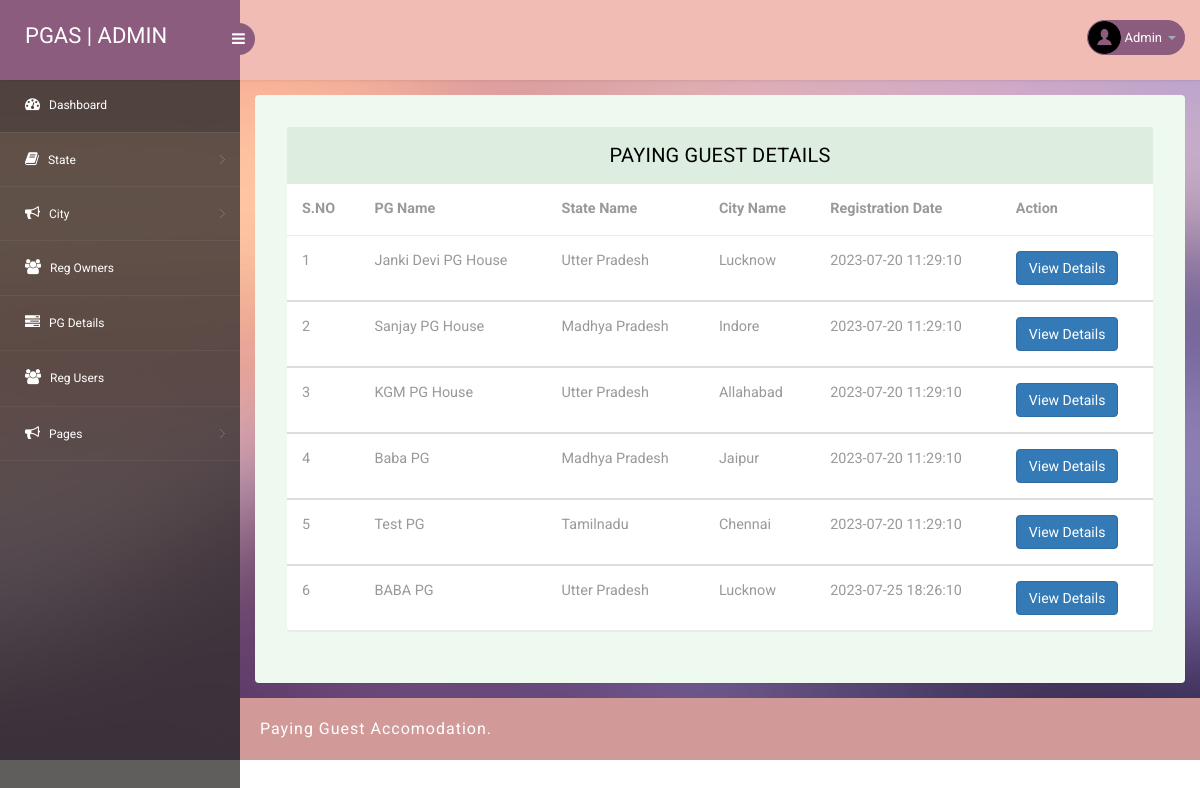
The app's page /admin/manage-pgdetails.php (signed in) with its own data.
### tables this page shows
CREATE TABLE `tblpg` (
  `ID` int(10) NOT NULL,
  `OwnerID` int(20) NOT NULL,
  `StateName` varchar(200) DEFAULT NULL,
  `CityName` varchar(200) DEFAULT NULL,
  `PGTitle` varchar(200) DEFAULT NULL,
  `Type` varchar(120) DEFAULT NULL,
  `RPmonth` varchar(120) DEFAULT NULL,
  `norooms` varchar(45) DEFAULT NULL,
  `Address` varchar(120) DEFAULT NULL,
  `Image` varchar(200) DEFAULT NULL,
  `Electricity` varchar(40) DEFAULT NULL,
  `Parking` varchar(40) DEFAULT NULL,
  `Refregerator` varchar(40) DEFAULT NULL,
  `Furnished` varchar(40) DEFAULT NULL,
  `AC` varchar(40) DEFAULT NULL,
  `Balcony` varchar(40) DEFAULT NULL,
  `StudyTable` varchar(40) DEFAULT NULL,
  `Laundry` varchar(40) DEFAULT NULL,
  `Security` varchar(40) DEFAULT NULL,
  `MealsBreakfast` varchar(45) DEFAULT NULL,
  `MealLunch` varchar(45) NOT NULL,
  `MealDinner` varchar(45) NOT NULL,
  `RegDate` timestamp NOT NULL DEFAULT current_timestamp(),
  `IsActive` int(1) DEFAULT NULL,
  `LastUpdationDate` timestamp NULL DEFAULT NULL ON UPDATE current_timestamp()
);

### admin/manage-pgdetails.php (the view, shortened to what this page needs)
<?php
include('includes/dbconnection.php');
if (strlen($_SESSION['pgasaid']==0)) {
  header('location:logout.php');
  } else{
?>
<!DOCTYPE html>
<head>
<link rel="stylesheet" href="css/bootstrap.min.css" >
<link href="css/style.css" rel='stylesheet' type='text/css' />
<link href="css/style-responsive.css" rel="stylesheet"/>
<link rel="stylesheet" href="css/font.css" type="text/css"/>
<link href="css/font-awesome.css" rel="stylesheet">
</head>
<body>
<section id="container">
<?php include_once('includes/header.php');?>
<?php include_once('includes/sidebar.php');?>
<section id="main-content">
	<section class="wrapper">
		<div class="table-agile-info">
 <div class="panel panel-default">
    <div class="panel-heading">
     Paying Guest Details
    </div>
    <div>
      <table class="table" ui-jq="footable" ui-options='{
        "paging": {
          "enabled": true
        },
        "filtering": {
          "enabled": true
        },
        "sorting": {
          "enabled": true
        }}'>
        <thead>
          <tr>
            <th data-breakpoints="xs">S.NO</th>
            <th>PG Name</th>
            <th>State Name</th>
            <th>City Name</th>
            <th>Registration Date</th>
            <th data-breakpoints="xs">Action</th>
          </tr>
        </thead>
        <?php
$ret=mysqli_query($con,"select * from  tblpg");
$cnt=1;
while ($row=mysqli_fetch_array($ret)) {
?>
        <tbody>
          <tr data-expanded="true">
            <td><?php echo $cnt;?></td>
              <td><?php  echo $row['PGTitle'];?></td>
                  <td><?php  echo $row['StateName'];?></td>
                  <td><?php  echo $row['CityName'];?></td>
                  <td><?php  echo $row['RegDate'];?></td>
                  <td><a href="view-pgdetails.php?editid=<?php echo $row['ID'];?>" class="btn btn-primary">View Details</a>
                </tr>
                <?php
$cnt=$cnt+1;
}?>
 </tbody>
            </table>
    </div>
  </div>
</div>
</section>
		 <?php include_once('includes/footer.php');?>
</section>
</section>
</body>
</html>
<?php }  ?>

### admin/includes/header.php (shortened to what this page needs)
<?php
include('includes/dbconnection.php');
?>
<header class="header fixed-top clearfix">
<div class="brand">
    <a href="dashboard.php" class="logo">
       PGAS | Admin
    </a>
    <div class="sidebar-toggle-box">
        <div class="fa fa-bars"></div>
    </div>
</div>
<div class="top-nav clearfix">
    <ul class="nav pull-right top-menu">
        <li class="dropdown">
            <a data-toggle="dropdown" class="dropdown-toggle" href="#">
                <?php
$adid=$_SESSION['pgasaid'];
$ret=mysqli_query($con,"select AdminName from tbladmin where ID='$adid'");
$row=mysqli_fetch_array($ret);
$name=$row['AdminName'];
?>
                <img alt="" src="images/2.png">
                <span class="username"><?php echo $name; ?></span>
                <b class="caret"></b>
            </a>
        </li>
    </ul>
</div>
</header>

### admin/css/style.css (style rules this page uses)
ul, ol { margin: 0; }
html, body { font-family: 'Roboto', sans-serif; font-size: 100%; overflow-x: hidden; background: url(../images/bg.jpg) no-repeat 0px 0px; background-size:cover; }
body a { transition: 0.5s all ease; -webkit-transition: 0.5s all ease; -moz-transition: 0.5s all ease; -o-transition: 0.5s all ease; -ms-transition: 0.5s all ease; text-decoration:none; }
ul,label { margin:0; padding:0; }
#main-content { margin-left:240px; -webkit-transition:all .3s ease-in-out; -moz-transition:all .3s ease-in-out; -o-transition:all .3s ease-in-out; transition:all .3s ease-in-out; }
.header { left:0; right:0; z-index:1002; background:rgb(240, 188, 180); -webkit-transition:all .3s ease-in-out; -moz-transition:all .3s ease-in-out; -o-transition:all .3s ease-in-out; transition:all .3s ease-in-out; }
.fixed-top { position:fixed; box-shadow:1px 0 3px rgba(0,0,0,.15); }
.wrapper { display:inline-block; margin-top:80px; padding:15px; width:100%; }
.brand { background:#8b5c7e; float:left; width:240px; height:80px; position:relative; }
a.logo { font-size:22px; color:#fff; float:left; margin:20px 0 0 25px; text-transform:uppercase; }
#top_menu .nav>li,ul.top-menu>li { float:left; }
ul.top-menu { margin-right:15px; margin-top: 0; }
ul.top-menu > li > a { color: #fff; font-size: 16px; background: #8b5c7e; padding: 4px 8px; margin-right: 15px; border-radius: 50%; -webkit-border-radius: 50%; padding-right: 8px !important; }
.top-nav { margin-top:20px; }
.top-nav img { border-radius:50%; -webkit-border-radius:50%; width:33px; }
.top-nav .username { font-size:13px; color:#fff; }
.top-nav ul.top-menu>li>a { border-radius: 100px; -webkit-border-radius: 100px; padding: 0px; background: none; margin-right: 0; border: 1px solid #8b5c7e; background: #8b5c7e; }
.top-nav ul.top-menu>li { margin-left:10px; }
.top-nav .nav .caret { border-bottom-color:#A4AABA; border-top-color:#A4AABA; }
.sidebar-toggle-box { float:left; margin-top:23px; margin-left:-15px; background:#8b5c7e; border-radius:50%; -webkit-border-radius:50%; width:32px; height:32px; position:absolute; right:-15px; }
.sidebar-toggle-box .fa-bars { cursor:pointer; display:inline-block; font-size:15px; padding:8px 8px 8px 9px; color:#fff; }
.panel-heading { position: relative; height: 57px; line-height: 57px; letter-spacing: 0.2px; color: #000; font-size: 18px; font-weight: 400; padding: 0 16px; background:#ddede0; border-top-right-radius: 2px; border-top-left-radius: 2px; text-transform: uppercase; text-align: center; }
.panel { border: none ! important; }
.table>thead>tr>th { border-bottom: 1px solid #e1ab91 ! important; }
.table>tbody>tr>td, .table>tbody>tr>th, .table>tfoot>tr>td, .table>tfoot>tr>th, .table>thead>tr>td, .table>thead>tr>th { border-bottom: 1px solid #e9e9e9 ! important; }
.table > thead > tr > th, .table > tbody > tr > th, .table > tfoot > tr > th, .table > thead > tr > td, .table > tbody > tr > td, .table > tfoot > tr > td { border-top: none !important; }
.table td, .table>tbody>tr>td, .table>tbody>tr>th, .table>tfoot>tr>td, .table>tfoot>tr>th, .table>thead>tr>td, .table>thead>tr>th { padding: 15px!important; }
.table > thead > tr > th, .table > tbody > tr > th, .table > tfoot > tr > th, .table > thead > tr > td, .table > tbody > tr > td, .table > tfoot > tr > td { font-size: 0.9em; color: #999; border-top: none !important; }
.table-agile-info { background: #eef9f0; padding: 2em; border-radius: 4px; -webkit-box-shadow: 0 1px 1px rgba(0,0,0,.05); box-shadow: 0 1px 1px rgba(0,0,0,.05); }
.panel-default>.panel-heading { color: #000000 ! important; background-color: #ddede0 ! important; border-color: #ddede0 ! important; font-size: 20px; }

### records on screen
tblpg: PGTitle "Janki Devi PG House", StateName "Utter Pradesh", CityName "Lucknow", RegDate "2023-07-20 11:29:10"
tblpg: PGTitle "Sanjay PG House", StateName "Madhya Pradesh", CityName "Indore", RegDate "2023-07-20 11:29:10"
tblpg: PGTitle "KGM PG House", StateName "Utter Pradesh", CityName "Allahabad", RegDate "2023-07-20 11:29:10"
tblpg: PGTitle "Baba PG", StateName "Madhya Pradesh", CityName "Jaipur", RegDate "2023-07-20 11:29:10"
tblpg: PGTitle "Test PG", StateName "Tamilnadu", CityName "Chennai", RegDate "2023-07-20 11:29:10"
tblpg: PGTitle "BABA PG", StateName "Utter Pradesh", CityName "Lucknow", RegDate "2023-07-25 18:26:10"

### other values on screen
$name "Admin"
